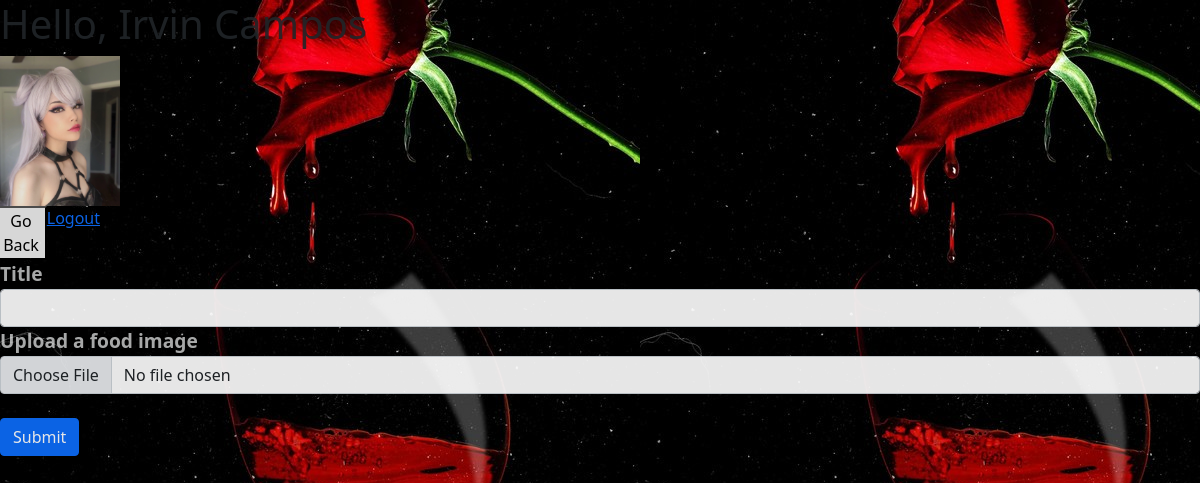
The page /account/1 (signed in) on the database as committed earlier.
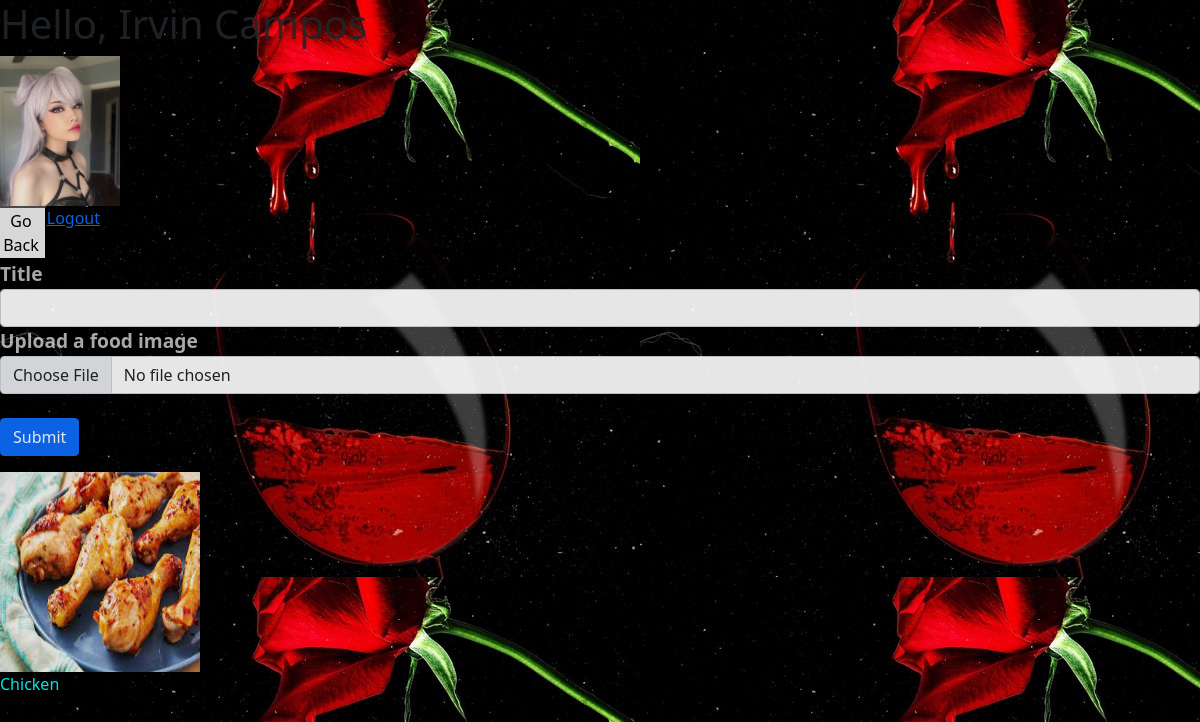
The same page on the database as committed later.
### accounts/models.py (models this page shows)
class Food(models.Model):
    title = models.CharField(max_length=55)
    food_image = models.ImageField(null=True, blank=True, upload_to="images/")
    food_uploader = models.ForeignKey(User, related_name="users_food", on_delete = models.CASCADE)
    created_at = models.DateTimeField(auto_now_add=True)
    updated_at = models.DateTimeField(auto_now=True)
    objects = FoodManager()

### accounts/views.py (the view)
# urls.py: path('account/<int:user_id>', views.account, name='account'),
def account(request, user_id):
    if "log_user_id" not in request.session:
        return redirect('/')
    context = {
        'user': User.objects.get(id=request.session['log_user_id']),
        "account_user": User.objects.get(id=user_id),
        "food_objects": Food.objects.all(),
        "uploaded_food":User.objects.get(id=user_id).users_food.all(),
    }
    return render(request, 'account.html', context)

### accounts/templates/account.html (shortened to what this page needs)
<head>
</head>
{% extends 'background.html' %}
  {% block body %}
    <h1>Hello, {{user.first_name}} {{user.last_name}}</h1>
    <img src="{{user.pfp.url}}" height="150px">
    <div class="col-1 d-flex justify-content-end">
      <button onclick="history.back()">Go Back</button>
      <a href="{% url 'logout' %}">Logout</a></li>
  </div>
  <form method="POST" action="{% url 'add_food' %}" enctype="multipart/form-data">
    <div>
      <label for="title" class="text-light text-opacity-75" style="font-size: larger; font-weight: bolder;">Title</label>
      <input class="form-control" type="text" id="title" name="title">
  </div>
  <div>
    <label for="food_image" class="text-light text-opacity-75" style="font-size: larger; font-weight: bolder;">Upload a food image</label>
    <input class="form-control" type="file" id="profile_pic" name="food_image">
</div>
    <br>
    <input class="btn btn-primary" type="submit" value="Submit">
  </form>
  {% for food in uploaded_food %}
  <a href="/food/{{food.id}}"><img src="{{food.food_image.url}}" width="200px" height="200px"></a>
  <p style="color: aqua;">{{food.title}}</p>
  {% endfor %}
{% endblock %}

Rows that differ between the two databases and show on the page:
added Food: food_image (picture), title "Chicken"
